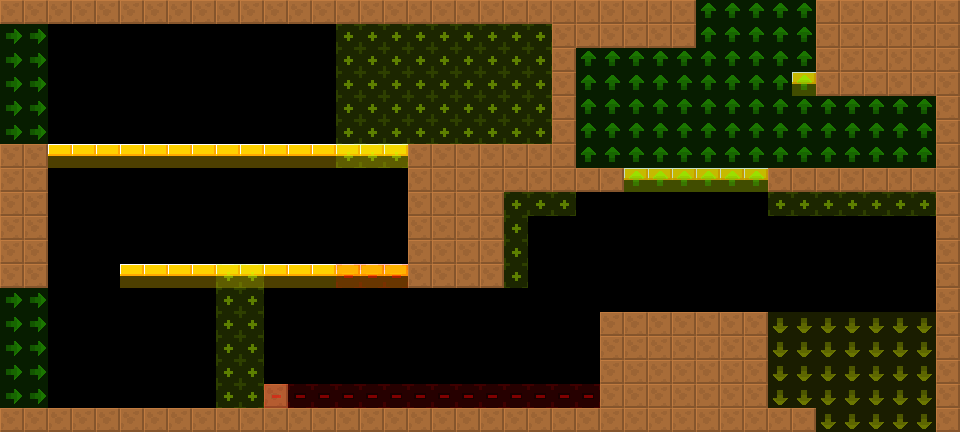

Tiled map render using the project's own tile images. Description and the map definition, with tile-layer contents summarised, below:
An orthogonal 40x18 tile map with 24x24 px tiles, 2 tile layers (col, lnk), 2 tilesets and 1 object (Water).

<map version="1.4" tiledversion="1.4.2" orientation="orthogonal" renderorder="right-down" width="40" height="18" tilewidth="24" tileheight="24" infinite="0" nextlayerid="4" nextobjectid="8">
 <tileset firstgid="6" source="../../lnk.tsx" />
 <tileset firstgid="1" source="../../col.tsx" />
 <layer id="1" name="col" width="40" height="18">
  <data>[720 cells, 225 non-empty, 2 distinct tile ids]</data>
 </layer>
 <layer id="2" name="lnk" width="40" height="18" opacity="0.5">
  <data>[720 cells, 224 non-empty, 5 distinct tile ids]</data>
 </layer>
 <objectgroup id="3" name="markers" opacity="0.5">
  <object id="1" name="Water" type="Water" x="288" y="384" width="312" height="24">
   <properties>
    <property name="yr" value="0" />
    <property name="xr" value="0" />
   </properties>
  </object>
 </objectgroup>
</map>
